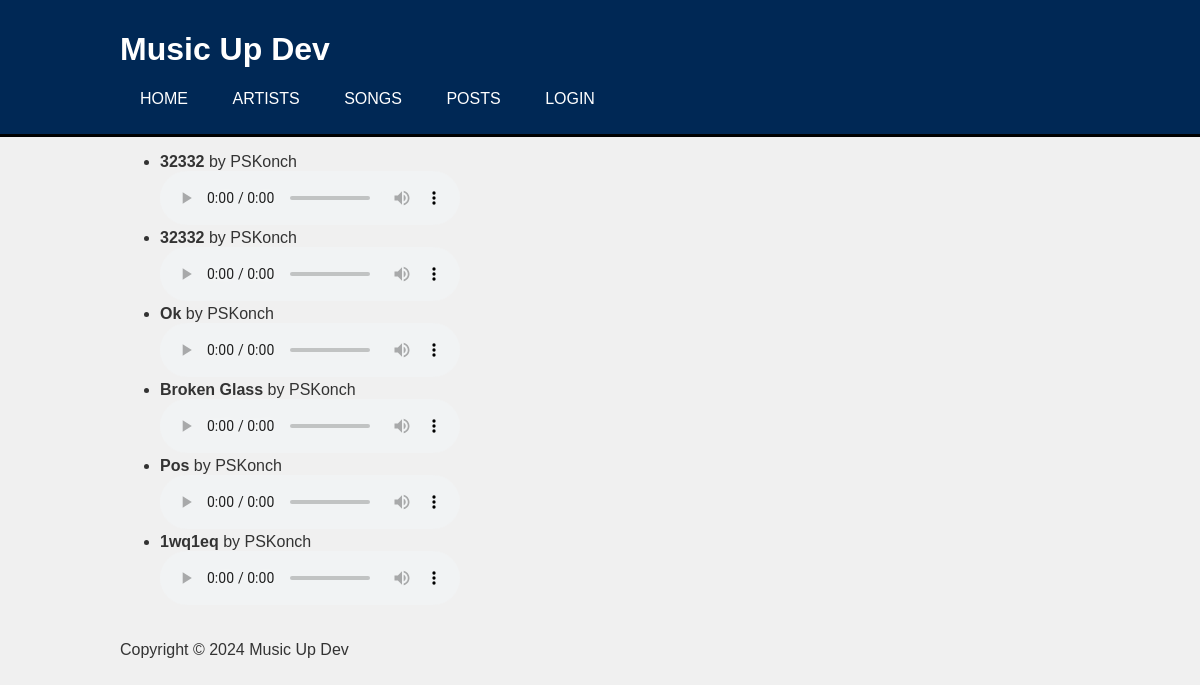
The page /Songs/ (signed in) on the database as committed earlier.
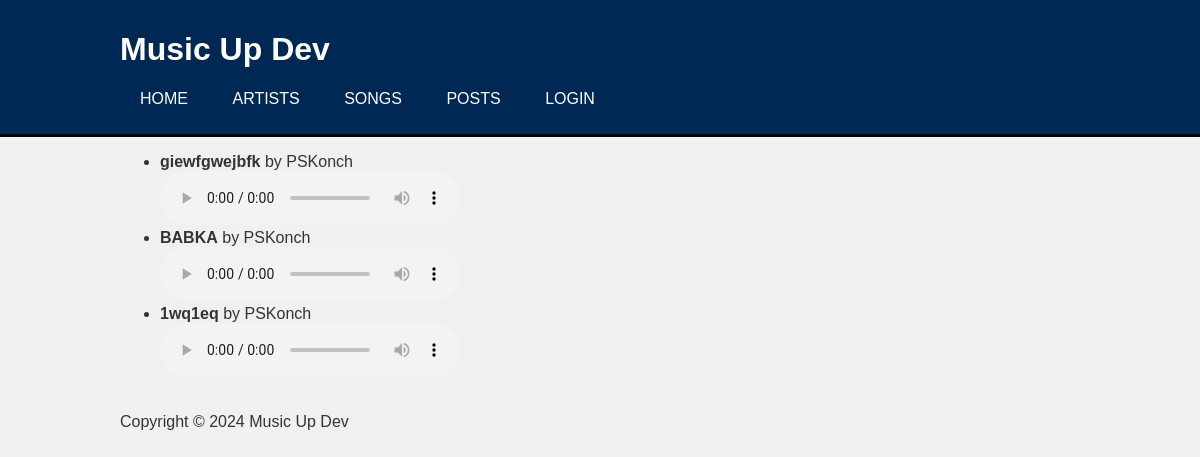
The same page on the database as committed later.
### Music_Up_Dev/models.py (models this page shows, shortened)
class Song(models.Model):
    album = models.ForeignKey(Album, on_delete=models.CASCADE, related_name="artist_album")
    artist = models.ForeignKey(CustomUser, on_delete=models.CASCADE)
    song_title = models.CharField(max_length=250)
    is_favorite = models.BooleanField(default=False)
    file = models.FileField(upload_to='')

class Album(models.Model):
    artist = models.ForeignKey(CustomUser, on_delete=models.CASCADE)
    album_title = models.CharField(max_length=300, blank=False)
    genre = models.CharField(max_length=100, blank=False)
    album_logo = models.ImageField(upload_to='media/', blank=True)

### user/models.py (models this page shows, shortened)
class CustomUser(AbstractUser):
    is_artist = models.BooleanField(default=True)
    is_editor = models.BooleanField(default=False)
    description = models.TextField(blank=True)
    image = models.ImageField(upload_to='', blank=True)

### Music_Up_Dev/views.py (the view)
# urls.py: path("Songs/", views.Songs_view, name="song_list"),
@login_required
def Songs_view(request):
    songs = Song.objects.filter(album__artist=request.user)
    return render(request, 'Music_Up_Dev/song_list.html', {'songs': songs})

### Music_Up_Dev/templates/Music_Up_Dev/song_list.html
{% extends 'Music_Up_Dev/base.html' %}
{% load static %}
{% block content %}
  <ul>
    {% for song in songs %}
        <li>
            <strong>{{ song.song_title }}</strong> by {{ song.album.artist.username }} <br>
            <audio controls>
                <source src="{{ song.file.url }}" type="audio/mpeg">
            </audio>
        </li>
    {% endfor %}
  </ul>
{% endblock %}

Rows that differ between the two databases and show on the page:
removed Song: song_title "32332", album.artist.username "PSKonch"
removed Song: song_title "32332", album.artist.username "PSKonch"
removed Song: song_title "Ok", album.artist.username "PSKonch"
removed Song: song_title "Broken Glass", album.artist.username "PSKonch"
removed Song: song_title "Pos", album.artist.username "PSKonch"
added Song: song_title "giewfgwejbfk", album.artist.username "PSKonch"
added Song: song_title "BABKA", album.artist.username "PSKonch"
